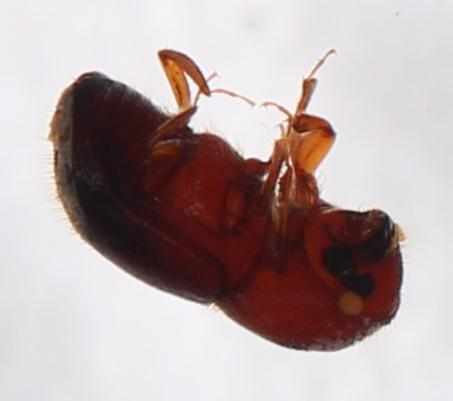
#> input picture Segmentation/Beetle_classifier_Segmentation_10.jpg, 453 x 401 px, given as the content of the folder Beetle_classifier_Segmentation_10.jpg, which was not available
$ python Segmentation.py Beetle_classifier_Segmentation_10.jpg Beetle_classifier_Segmentation_11.jpg
#> lines starting #> are read from the running program, lines starting #| are printed output that depends on the picture; after the words box and inside, x2 and y2 are one past the last pixel; in counts of white or black regions, pixels touching at a corner belong together; pictures that were not available may be replaced by others from this repository, and a replacement may not be noted
### Segmentation/Ambrosia.py
# CLASS:
    # pre_process_image
    # METHODS:
        # __init__
            # INPUT:
                # image_dir = (str) a full path to an image with multiple beetles and possibly a size reference circle
                # manual_thresh_buffer (float) {optional} this is a manual way to control the binarizxing threshold.
                    # use this when beetles are broken up into multiple images\
                    # inputs should range from -1 to 1. higehr vlaues include lighter colors into the blobs and lower values reduce blob size
            # OUTPUT(ATTRIBUTES):
                # image_dir = (str) the same directory as is given as an input to the iamge that is being processed
                # image = (np.array) the original compound image
                # grey_image = (np.array) the original compound image in greyscale
                # bw_image = (np.array) the original image in binary black and white
                # inv_bw_image = (np.array) the original image inverted black and white binary
                # clear_inv_bw_image = (np.array) the inverted black and white binary original image with all components touching the border removed
        # segment
            # INPUT:
                # cluster_num = (int) {default=2} the number of clusters used for kmeans to pick only the cluster with alrgest blobs
                # image_edge_buffer = (int) {default=50} number of pixels to add to box borders
            # OUTPUT(ATTRIBUTES):
                # cluster_num = (int) the same as the input
                # image_edge_buffer = (int) the same as the input
                # labeled_image = (np.array) the original compound image that is labelled
                # max_kmeans_label = (int) the label of the cluster with the largest object/blob
                # image_selected_df = (pd.DataFrame) a dataframe with columns describing each segmented image:
                                                                                # 'centroid' = centre of the image
                                                                                # 'bbox-0' = border 0
                                                                                # 'bbox-1' = border 1
                                                                                # 'bbox-2' = border 2
                                                                                # 'bbox-3' = border 3
                                                                                # 'orientation' = angle of image segment
                                                                                # 'axis_major_length'
                                                                                # 'axis_minor_length'
                                                                                # 'area'
                                                                                # 'area_filled'
                # image_properties_df = (pd.DataFrame) similar to the image_selected_df, but inlcudes all the artefacts that are picked up
                # col_image_lst = (list) a list with all the segmented images in color
                # inv_bw_image_lst = (list) a list with all the segmented images in inverted binary black and white
                # image_segment_count = (int) number of segmented images extracted from the compound image
        # detect_outlier
            # INPUT:
                # None
            # OUTPUT(ATTRIBUTES):
                # image_array = (np.array) an array of the list of color segemented images (number of images, (R,G,B))
                # r_ar_lst = (list) a list of arrays with flattened images red values
                # g_ar_lst = (list) a list of arrays with flattened images green values
                # b_ar_lst = (list) a list of arrays with flattened images blue values
                # all_ar_lst = (list) a list of arrays with flattened images all red, green, and blue values
                # px_dens_dist = (np.array) frequency distribution at 0-255 of all the values for each pixel
                # corr_coef = (np.array) a square array of length equal to the number of segmented images showing the spearman correlation bewteen images
                # corr_pval = (np.array) the pvalues associatedwith each correlation
                # corr_coef_sum = (np.array) the sum of the correlations across each iamge compared to all others
                # outlier_idx = (int) the index of the image with the lowest spearman correlation sum
                # outlier_val = (float) the lowest sum correlation value
                # outlier_col_image = (np.array) the color image of what is detected as the outlier
                # outlier_inv_bw_image = (np.array) the inverted black on white image of the outlier segmented image
                # outlier_bw_image = (np.array) the white on black image of the outlier segmented image
                # image_selected_df = (pd.DataFrame) an updated dataframe that contains the circle identification data
        # estimate_size
            # INPUT:
                # known_radius = (int) {default=1} the radius of the reference circle (shoudl be approximately the same size as the specimens to work best)
                # canny_sigma = (int) {default=5} this describes how strict the cleaning border is for identifying the circle to place over the reference circle
                # outlier_idx = (int) {default should be self.outlier_idx} change this when the circle is falsely detected
            # OUTPUT(ATTRIBUTES):
                # outlier_bw_image = (np.array) an updated version of the outlier iamge with a clean circle clear of artifacts
                # outlier_idx = (int) same as the input
                # clean_inv_bw_image_lst = (list) a list of cleaned white on black images no blobs touching hte border
                # image_selected_df = (pd.DataFrame) an update to the dataframe of metadata containing pixel counts and relative area in mm^2 of all segmented images
# *black and white is white on black

# import requirements
import os
os.environ["OMP_NUM_THREADS"] = '1' #use this line on windows machines to avoid memory leaks
import numpy as np
import pandas as pd
from math import ceil
from skimage import io
from skimage.filters import threshold_otsu
from skimage.color import rgb2gray
from skimage.segmentation import clear_border
from skimage.measure import label, regionprops_table
from skimage.transform import hough_circle, hough_circle_peaks
from skimage.feature import canny
from skimage.draw import disk
from sklearn.cluster import KMeans
from scipy.stats import spearmanr

class pre_process_image:
    # initialize image to be segmented from path
    def __init__(self, image_dir, manual_thresh_buffer=0):
        self.image_dir = image_dir.replace('\\','/') # full directory path to image
        self.image = io.imread(image_dir) # read image from directory
        self.grey_image = rgb2gray(self.image) #convert image to greyscale
        self.bw_image = self.grey_image > threshold_otsu(self.grey_image) + manual_thresh_buffer # binarize image to be black & white
        self.inv_bw_image = np.invert(self.bw_image) # invert black and white image
        self.clear_inv_bw_image = clear_border(self.inv_bw_image) # remove anything touching image border

    # segment the image into smaller images
    def segment(self, cluster_num=2, image_edge_buffer=50):
        self.cluster_num = cluster_num
        self.image_edge_buffer = image_edge_buffer
        self.labeled_image = label(self.clear_inv_bw_image) #label image
        image_properties_df = pd.DataFrame( # get the properties of each image used to segment blobs in image
            regionprops_table(
                self.labeled_image,
                properties=('centroid',
                           'bbox',
                           'orientation',
                           'axis_major_length',
                           'axis_minor_length',
                           'area',
                           'area_filled')
                                    )
                                )
        # cluster boxes of blobs by size
        kmean_result = KMeans(n_clusters=cluster_num, n_init='auto').fit(
            np.array(
                image_properties_df[['axis_major_length', 'axis_minor_length']]
            )
        )
        image_properties_df['kmeans_label'] = kmean_result.labels_
        # keep only the largest cluster (ball bearing needs to be a similar size as the beetles)
        self.max_kmeans_label = int(image_properties_df.kmeans_label[image_properties_df['area'] == image_properties_df['area'].max()])
        image_selected_df = image_properties_df[image_properties_df['kmeans_label']==self.max_kmeans_label]
        self.image_properties_df = image_properties_df
        # enlarge the boxes around blobs with buffer
        coord_df = image_selected_df.loc[:,['bbox-0','bbox-1','bbox-2','bbox-3']].copy()
        coord_df = coord_df.reset_index(drop = True)
        image_selected_df = image_selected_df.reset_index(drop = True)
        coord_df.loc[:,['bbox-0','bbox-1']] = coord_df.loc[:,['bbox-0','bbox-1']]-self.image_edge_buffer
        coord_df.loc[:,['bbox-2','bbox-3']] = coord_df.loc[:,['bbox-2','bbox-3']]+self.image_edge_buffer
        image_selected_df.loc[:,['bbox-0','bbox-1','bbox-2','bbox-3']] = coord_df.loc[:,['bbox-0','bbox-1','bbox-2','bbox-3']]
        # limit boundaries to the initial image size without this the iamge size bugs out when the boundaries are negative and it removes the image
        mask = image_selected_df[['bbox-0','bbox-1','bbox-2','bbox-3']]>=0
        image_selected_df[['bbox-0','bbox-1','bbox-2','bbox-3']] = image_selected_df[['bbox-0','bbox-1','bbox-2','bbox-3']].where(mask, other=0)
        self.image_selected_df = image_selected_df
        # crop blobs from image based on box sizes and add to list
        col_image_lst = []
        inv_bw_image_lst = []
        for i in range(len(image_selected_df)):
            coord_i = image_selected_df.iloc[i]
            # color images
            crop_img = self.image[int(coord_i['bbox-0']):int(coord_i['bbox-2']), int(coord_i['bbox-1']):int(coord_i['bbox-3'])]
            col_image_lst.append(crop_img)
            # inverted black and white images
            crop_bw_img = self.inv_bw_image[int(coord_i['bbox-0']):int(coord_i['bbox-2']), int(coord_i['bbox-1']):int(coord_i['bbox-3'])]
            inv_bw_image_lst.append(crop_bw_img)

        #clear all images that are empty
        # col_image_lst = [x for x in col_image_lst if x.shape[0] != 0]
        # inv_bw_image_lst = [x for x in inv_bw_image_lst if x.shape[0] != 0]

        self.col_image_lst = col_image_lst
        self.inv_bw_image_lst = inv_bw_image_lst
        self.image_segment_count = len(col_image_lst)

    def detect_outlier(self):
        # convert list to numpy array
        self.image_array = np.copy(np.array(self.col_image_lst, dtype='object'))
        # initialize lists to store data in
        r_ar_lst = []
        g_ar_lst = []
        b_ar_lst = []
        all_ar_lst = []
        for l in range(self.image_segment_count):
            # flatten arrays
            img_var = self.image_array[l]
            r_ar = img_var[:,:,0].flatten() # red
            g_ar = img_var[:,:,1].flatten() # green
            b_ar = img_var[:,:,2].flatten() # blue
            all_ar = img_var.flatten() # all
            # collect data in lists
            r_ar_lst.append(r_ar)
            g_ar_lst.append(g_ar)
            b_ar_lst.append(b_ar)
            all_ar_lst.append(all_ar)
        self.r_ar_lst = r_ar_lst
        self.g_ar_lst = g_ar_lst
        self.b_ar_lst = b_ar_lst
        self.all_ar_lst = all_ar_lst
        # get frequency of values at each rgb value(0-255)
        values_array = all_ar_lst # use all, but can use any color
        temp_dist_ar = np.zeros(shape=(255, self.image_segment_count))
        for i in range(self.image_segment_count):
            unique, counts = np.unique(values_array[i], return_counts=True)
            temp_dict = dict(zip(unique, counts))
            for j in temp_dict.keys():
                temp_dist_ar[j-1][i] = temp_dict[j]
        self.px_dens_dist = temp_dist_ar
        # calculate the spearman correlation of distributions between images
        # use spearman because it is a non-parametric measures
        # use the sum of the correlation coefficients to identify the outlier image
        corr_ar = np.array(spearmanr(temp_dist_ar, axis=0))
        corr_coef_ar = corr_ar[0,:,:]
        corr_pval_ar = corr_ar[1,:,:]
        corr_sum_ar = corr_coef_ar.sum(axis=0)
        self.corr_coef = corr_coef_ar
        self.corr_pval = corr_pval_ar
        self.corr_coef_sum = corr_sum_ar
        self.outlier_idx = corr_sum_ar.argmin()
        self.outlier_val = corr_sum_ar.min()
        self.outlier_col_image = self.col_image_lst[self.outlier_idx]
        self.outlier_inv_bw_image = self.inv_bw_image_lst[self.outlier_idx]
        self.outlier_bw_image = np.invert(self.outlier_inv_bw_image)
        # update metadata dataframe
        self.image_selected_df['circle_class'] = 'non_circle'
        self.image_selected_df.loc[self.outlier_idx, 'circle_class'] = 'circle'

    # [80 lines left out: function estimate_size, not called in this run]

# add a section at line 219 that labels all area as 0 and all circle_class as non_circle when the least outlying object is considered.

### Segmentation/Segmentation.py
import os
import sys
import re
import pandas as pd

# [11 lines of commented-out code are left out]

from Ambrosia import pre_process_image
from skimage import io

def segmentation(folder_dir, output_dir):
#> called with folder_dir = 'Beetle_classifier_Segmentation_10.jpg', output_dir = 'Beetle_classifier_Segmentation_11.jpg'
    try:
        metadata_df = pd.read_csv(output_dir+"segmented_images_metadata.csv", index_col="Unnamed: 0",low_memory=False)
    except:
        metadata_df = pd.DataFrame(columns=['centroid-0',
                                            'centroid-1',
                                            'bbox-0',
                                            'bbox-1',
                                            'bbox-2',
                                            'bbox-3',
                                            'orientation',
                                            'axis_major_length',
                                            'axis_minor_length',
                                            'area',
                                            'area_filled',
                                            'real_area',
                                            'kmeans_label',
                                            'circle_class',
                                            'pixel_count',
                                            'composite_image_path',
                                            'species',
                                            'vial',
                                            'subset',
                                            'composite_image_number',
                                            'segmented_image_name'])

    for root, dirs, files in os.walk(folder_dir):
        for filename in files:
            if (filename.endswith(".JPG") or filename.endswith(".JPEG") or filename.endswith(".jpg") or filename.endswith(".jpeg")):
                file = os.path.join(root, filename)
                if "Attempt" in file:
                    file.replace(file, "")
                else:
                    label = re.sub("Beetle_classification_deep_data|Vial_|Subset_|IMG_|.JPG", "", file)
                    label = label.split("\\")
                # test if image has already been processed
                if file not in list(set(metadata_df['composite_image_path'])):
                    try:
                        pre_process = pre_process_image(image_dir = file, manual_thresh_buffer=0.15)
                        pre_process.segment(cluster_num=2,
                                            image_edge_buffer=50)
                        pre_process.detect_outlier()
                        pre_process.estimate_size(outlier_idx=pre_process.outlier_idx,
                                                  known_radius=1,
                                                  canny_sigma=5)

                        # add info to table
                        seg_img_df = pre_process.image_selected_df
                        seg_img_df['composite_image_path'] = file
                        seg_img_df['species'] = label[-4]
                        seg_img_df['vial'] = label[-3]
                        seg_img_df['subset'] = label[-2]
                        seg_img_df['composite_image_number'] = label[-1]
                        seg_img_df['segmented_image_name'] = seg_img_df['species']+"_"+seg_img_df['vial']+"_"+seg_img_df['subset']+"_"+seg_img_df['composite_image_number']+"_"+seg_img_df.index.astype(str)
                        metadata_df = pd.concat([metadata_df, seg_img_df])
                    except:
                        print(file) # this will print the file that results in an error

                    # save images
                    for j in range(len(pre_process.col_image_lst)):
                        image = pre_process.col_image_lst[j]
                        image_name = seg_img_df.loc[j]['segmented_image_name']
                        io.imsave(output_dir+image_name+".JPG", image)
                else:
                    print("Already processed image: "+ file)

                metadata_df = metadata_df.reset_index(drop=True)
                metadata_df.to_csv(output_dir+"segmented_images_metadata.csv")
#> this loop made 1 pass
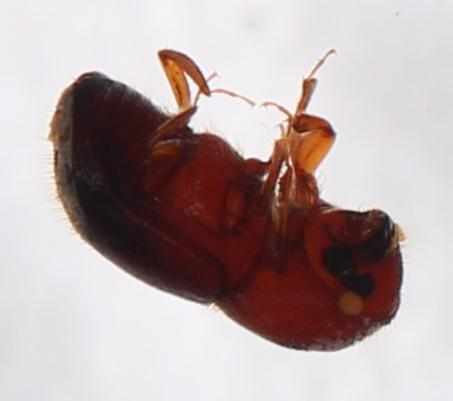
#> input picture Segmentation/Beetle_classifier_Segmentation_10.jpg, 453 x 401 px, given as the content of the folder Beetle_classifier_Segmentation_10.jpg, which was not available
#> pass 1, in __init__, `self.grey_image = rgb2gray(self.image)`:
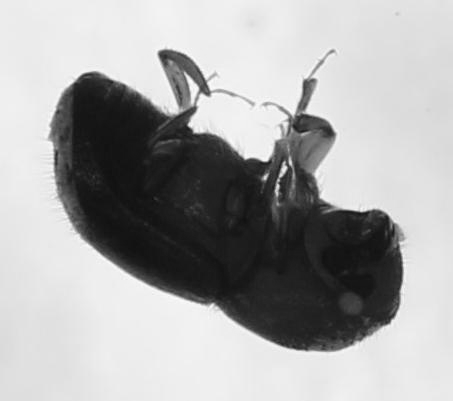
#> self.grey_image: shape (401, 453) float64; min 0.0528, max 0.999, mean 0.663
#> pass 1, in __init__, `self.bw_image = self.grey_image > threshold_otsu(self.grey_image) + ma..`:
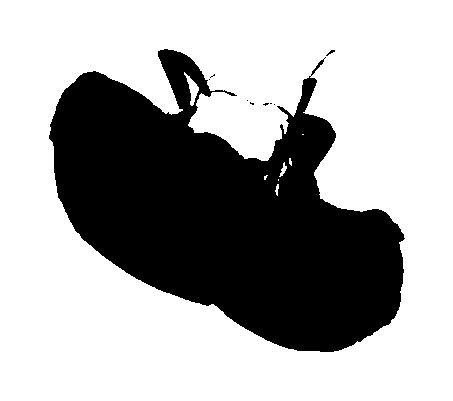
#> self.bw_image: shape (401, 453) bool; 66.2% white; 9 black regions (7 under 20 px), largest, box (x1, y1, x2, y2) and area: (49, 49, 405, 352) 61276, (326, 50, 335, 56) 20
#> pass 1, in segment, `self.labeled_image = label(self.clear_inv_bw_image)`:
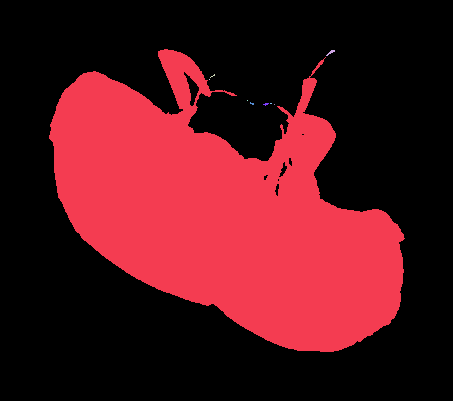
#> self.labeled_image: shape (401, 453) int32; 10 distinct labels, from 0 to 9; one colour per label, 0 black
#> after the loop, metadata_df = table of 0 rows and 21 columns
#> (reads Segmentation/segmented_images_metadata.csv from the repository)
#> after the loop, metadata_df = table of 4238 rows and 21 columns
    print("--------------------------FINISHED!----------------------------------")


# apply function
# default directories
f_dir = "Z:\lab records\Christopher_Marais\Beetle_classification_deep_data"
o_dir = "Z:\lab records\Christopher_Marais\Beetle_classification_deep_data_segmented\\"


try:
    segmentation(folder_dir=sys.argv[1], output_dir=sys.argv[2])
except:
#> (the run stopped early here; a loop or call above may not have finished)
